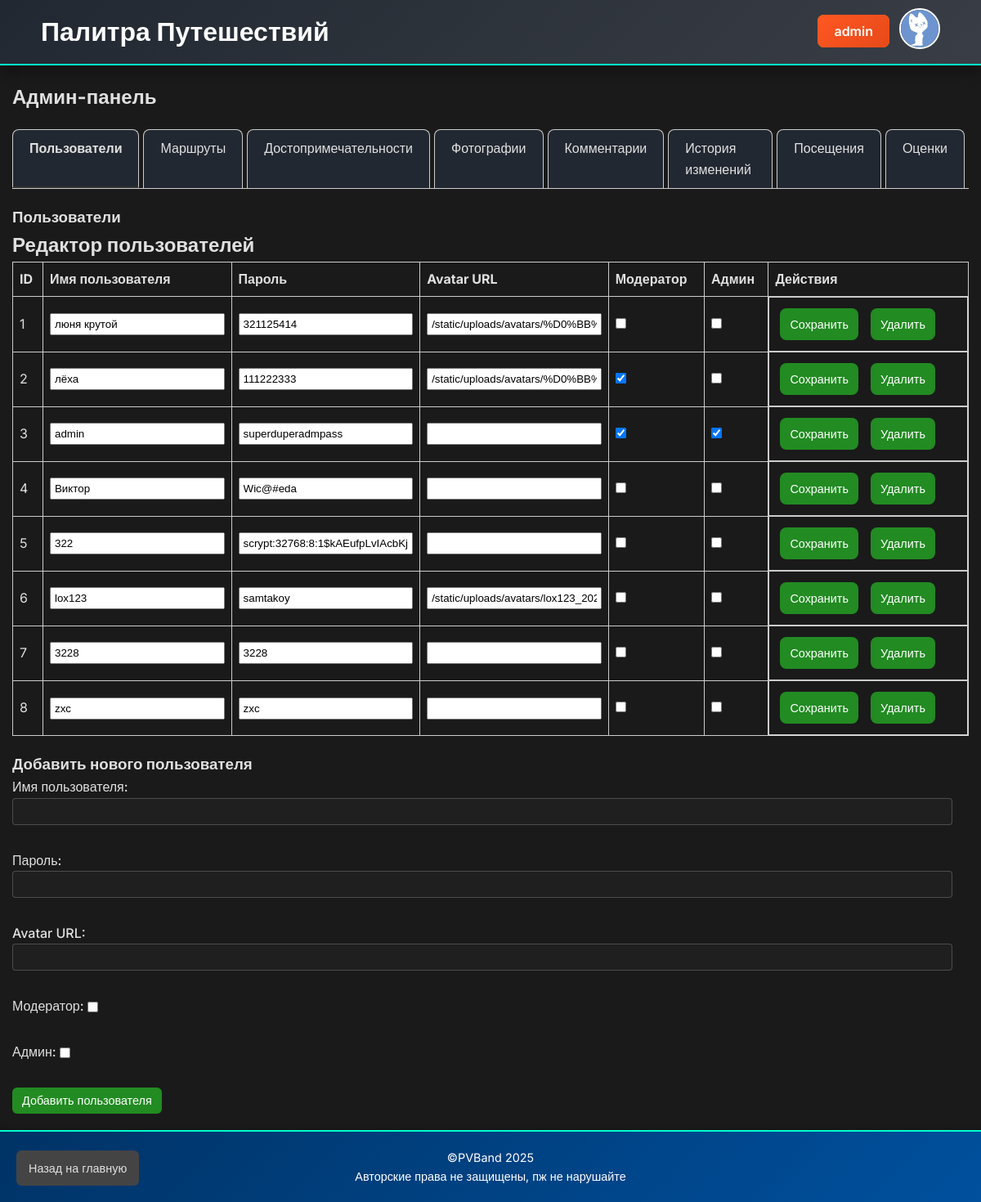
Page /admin (signed in) on the earlier database version.
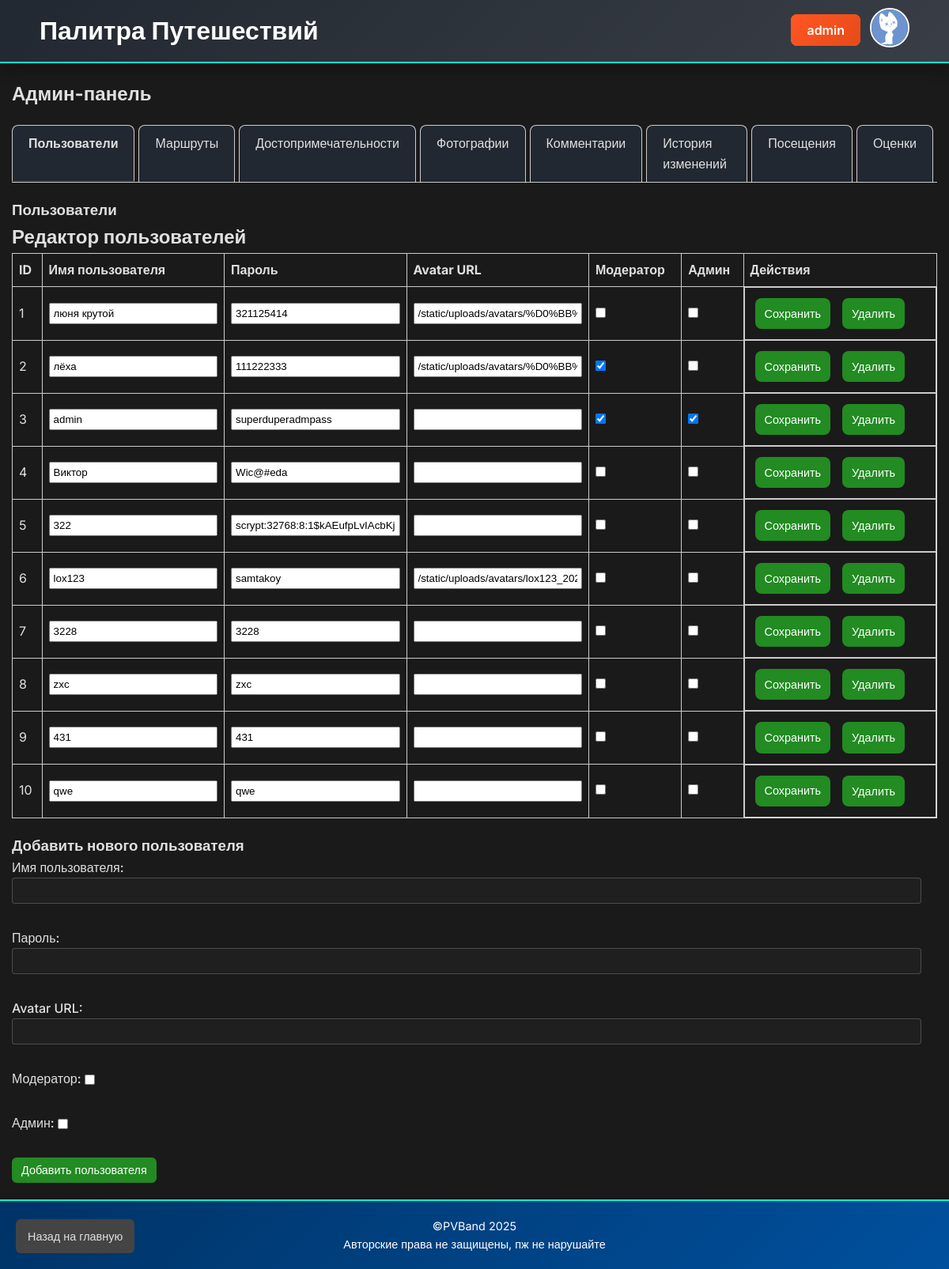
Same page on the later database version.
### app.py (models this page shows)
class User(db.Model, UserMixin):
    id = db.Column(db.Integer, primary_key=True)
    username = db.Column(db.String(50), unique=True, nullable=False)
    password = db.Column(db.String(200), nullable=False)
    avatar_url = db.Column(db.String(300))
    is_moderator = db.Column(db.Boolean, default=False)
    is_admin = db.Column(db.Boolean, default=False)

### app.py (the view)
@app.route('/admin')
@login_required
def admin():
    if not current_user.is_admin:
        return redirect(url_for('index'))
    users = User.query.all()
    routes = Route.query.all()
    landmarks = Landmark.query.all()
    photos = Photo.query.all()
    comments = Comment.query.all()
    changes = ChangeHistory.query.all()
    visits = Visit.query.all()
    ratings = Rating.query.all()
    return render_template('admin.html',
                           users=users,
                           routes=routes,
                           landmarks=landmarks,
                           photos=photos,
                           comments=comments,
                           changes=changes,
                           visits=visits,
                           ratings=ratings,)

### app.py (called while the page is built)
@login_manager.user_loader
def load_user(user_id):
    return User.query.get(int(user_id))

### templates/admin.html (shortened to what this page needs)
<!DOCTYPE html>
<html lang="ru">
<head>
  <link rel="stylesheet" href="{{ url_for('static', filename='css/styles.css') }}">
</head>
<body>
    <header>
        <div class="header-container">
          <div class="site-title">
            <h1>Палитра Путешествий</h1>
          </div>
          <div class="user-actions">
            {% if current_user.is_authenticated %}
              <div class="user-info">
                <div class="user-details">
                  <a class="profile-link" href="{{ url_for('user_profile', user_id=current_user.id) }}">{{ current_user.username }}</a>
                </div>
                <div class="avatar">
                  {% if current_user.avatar_url %}
                    <img src="{{ current_user.avatar_url }}" alt="Аватар">
                  {% else %}
                    <img src="{{ url_for('static', filename='images/default-avatar.png') }}" alt="Аватар">
                  {% endif %}
            {% endif %}
                </div>
              </div>
          </div>
        </div>
      </header>
  <main>
    <div class="admin-container">
      <h2>Админ-панель</h2>
      <div class="auth-container">
        <div class="tabs">
          <div id="tab-users" class="tab active">Пользователи</div>
          <div id="tab-routes" class="tab">Маршруты</div>
          <div id="tab-landmarks" class="tab">Достопримечательности</div>
          <div id="tab-photos" class="tab">Фотографии</div>
          <div id="tab-comments" class="tab">Комментарии</div>
          <div id="tab-changes" class="tab">История изменений</div>
          <div id="tab-visits" class="tab">Посещения</div>
          <div id="tab-ratings" class="tab">Оценки</div>
        </div>
      </div>
      <div class="tab-content">
        <div id="content-users" class="tab-pane active">
          <h3>Пользователи</h3>
          <div class="admin-container">
            <h2>Редактор пользователей</h2>
            <table>
              <thead>
                <tr>
                  <th>ID</th>
                  <th>Имя пользователя</th>
                  <th>Пароль</th>
                  <th>Avatar URL</th>
                  <th>Модератор</th>
                  <th>Админ</th>
                  <th>Действия</th>
                </tr>
              </thead>
              <tbody>
                {% for user in users %}
                <tr>
                  <form action="{{ url_for('admin_edit_user', user_id=user.id) }}" method="POST">
                    <td>{{ user.id }}</td>
                    <td>
                      <input type="text" name="username" value="{{ user.username }}" required>
                    </td>
                    <td>
                      <input type="text" name="password" value="{{ user.password }}">
                    </td>
                    <td>
                      <input type="text" name="avatar_url" value="{{ user.avatar_url or '' }}">
                    </td>
                    <td>
                      <input type="checkbox" name="is_moderator" value="1" {% if user.is_moderator %}checked{% endif %}>
                    </td>
                    <td>
                      <input type="checkbox" name="is_admin" value="1" {% if user.is_admin %}checked{% endif %}>
                    </td>
                    <td class="action-buttons">
                      <button type="submit" class="btn">Сохранить</button>
                      <a href="{{ url_for('admin_delete_user', user_id=user.id) }}" class="btn" onclick="return confirm('Удалить пользователя?')">Удалить</a>
                    </td>
                  </form>
                </tr>
                {% endfor %}
              </tbody>
            </table>
            <h3>Добавить нового пользователя</h3>
            <form action="{{ url_for('admin_create_user') }}" method="POST">
              <label>Имя пользователя:
                <input type="text" name="username" required>
              </label>
              <br>
              <label>Пароль:
                <input type="password" name="password" required>
              </label>
              <br>
              <label>Avatar URL:
                <input type="text" name="avatar_url">
              </label>
              <br>
              <label>Модератор:
                <input type="checkbox" name="is_moderator" value="1">
              </label>
              <br>
              <label>Админ:
                <input type="checkbox" name="is_admin" value="1">
              </label>
              <br>
              <button type="submit">Добавить пользователя</button>
            </form>
          </div>
        </div>
      </div>
    </div>
  </main>
  <footer>
    <p>&copy;PVBand {{ current_year if current_year is defined else 2025 }}</p>
    <p>Авторские права не защищены, пж не нарушайте</p>
  </footer>
  <a class="back btn" href="{{ url_for('index') }}">Назад на главную</a>
</body>
</html>

### static/css/styles.css (style rules this page uses)
* { margin: 0; padding: 0; box-sizing: border-box; }
html { height: 100%; }
body { height: 100%; display: flex; flex-direction: column; font-family: 'Inter', sans-serif; background: #1a1a1a; color: #e0e0e0; line-height: 1.6; }
header { background: linear-gradient(135deg, #222831, #393e46); color: #fff; padding: 10px 0; box-shadow: 0 8px 16px rgba(0, 0, 0, 0.3); border-bottom: 2px solid #00ffcc; }
.user-info { display: flex; justify-content: flex-start; align-items: center; gap: 12px; }
.header-container { display: flex; justify-content: space-between; align-items: center; max-width: 1100px; margin: 0 auto; }
.site-title { display: flex; justify-content: flex-start; align-items: center; gap: 12px; }
.create-route-btn, .profile-link, .login-btn, .admin-btn { background: linear-gradient(135deg, #ff5722, #e64a19); color: #fff; padding: 10px 20px; border-radius: 8px; text-decoration: none; font-weight: 600; transition: background 0.3s, transform 0.3s, box-shadow 0.3s; }
footer p { color: #ffffff; font-size: 0.9em; }
.profile-link, .login-btn { background-color: #ff8c00; color: #fff; padding: 10px 20px; border-radius: 8px; text-decoration: none; font-weight: 600; transition: background-color 0.2s, transform 0.2s, box-shadow 0.2s; }
.avatar img { width: 50px; height: 50px; border-radius: 50%; object-fit: cover; border: 2px solid #fff; transition: transform 0.2s; }
main { max-width: 1200px; margin: 20px auto; padding: 0 15px; flex: 1; }
.btn { display: inline-block; background-color: #228b22; color: #fff; border: none; padding: 8px 12px; border-radius: 8px; margin: 5px; cursor: pointer; font-size: 0.9em; transition: background-color 0.2s, transform 0.2s, box-shadow 0.2s; }
.tabs { display: flex; margin-bottom: 10px; border-bottom: 2px solid #ddd; }
.tab { padding: 10px 20px; cursor: pointer; background: #eee; border: 1px solid #ccc; border-bottom: none; margin-right: 5px; border-top-left-radius: 8px; border-top-right-radius: 8px; transition: background 0.2s; }
.tab.active { background: #fff; border-bottom: 2px solid #fff; font-weight: 600; }
footer { background: linear-gradient(135deg, #003366, #00509e); color: #fff; text-align: center; padding: 20px; margin-top: auto; box-shadow: 0 -4px 6px rgba(0, 0, 0, 0.1); border-top: 2px solid #00ffcc; }
.back.btn { position: fixed; bottom: 15px; left: 15px; background: #444; color: #e0e0e0; padding: 10px 15px; border-radius: 6px; font-size: 0.9em; text-decoration: none; z-index: 1000; transition: background 0.2s, transform 0.2s; }
form { margin: 20px auto; max-width: 1150px; }
form label { display: block; margin-bottom: 5px; color: #e0e0e0; font-weight: 500; }
form input[type="text"], form input[type="password"], form textarea, form input[type="file"] { width: 100%; background: #1f1f1f; border: 1px solid rgba(255, 255, 255, 0.2); padding: 8px; border-radius: 4px; color: #e0e0e0; }
form input[type="checkbox"] { vertical-align: middle; margin-right: 5px; }
form button, form .btn { background: #228b22; color: #fff; border: none; padding: 8px 12px; border-radius: 6px; cursor: pointer; font-size: 0.9em; transition: background 0.2s, transform 0.2s; }
.auth-container { justify-items: center; margin: 20px 0; }
.auth-container .tab { background: #222831 !important; }
a { text-decoration: none; color: inherit; }

### templates/admin.html (style rules this page uses)
.tabs { display: flex; border-bottom: 1px solid #ccc; margin-bottom: 20px; }
.tabs .tab { padding: 10px 20px; cursor: pointer; }
.tabs .tab.active { font-weight: bold; border-bottom: 2px solid #333; }
.tab-pane { display: none; }
.tab-pane.active { display: block; }
table { width: 100%; border-collapse: collapse; margin-bottom: 30px; }
table, th, td { border: 1px solid #ddd; }
th, td { padding: 8px; text-align: left; }
table { width: 100%; border-collapse: collapse; margin-bottom: 20px; }
th, td { border: 1px solid #ccc; padding: 8px; text-align: left; }
input[type="text"], input[type="password"] { width: 100%; padding: 4px; box-sizing: border-box; }
.action-buttons { display: flex; gap: 5px; }
form { margin: 0; }

Differences in the rows shown:
added User: id "9", username "431", password "431"
added User: id "10", username "qwe", password "qwe"
